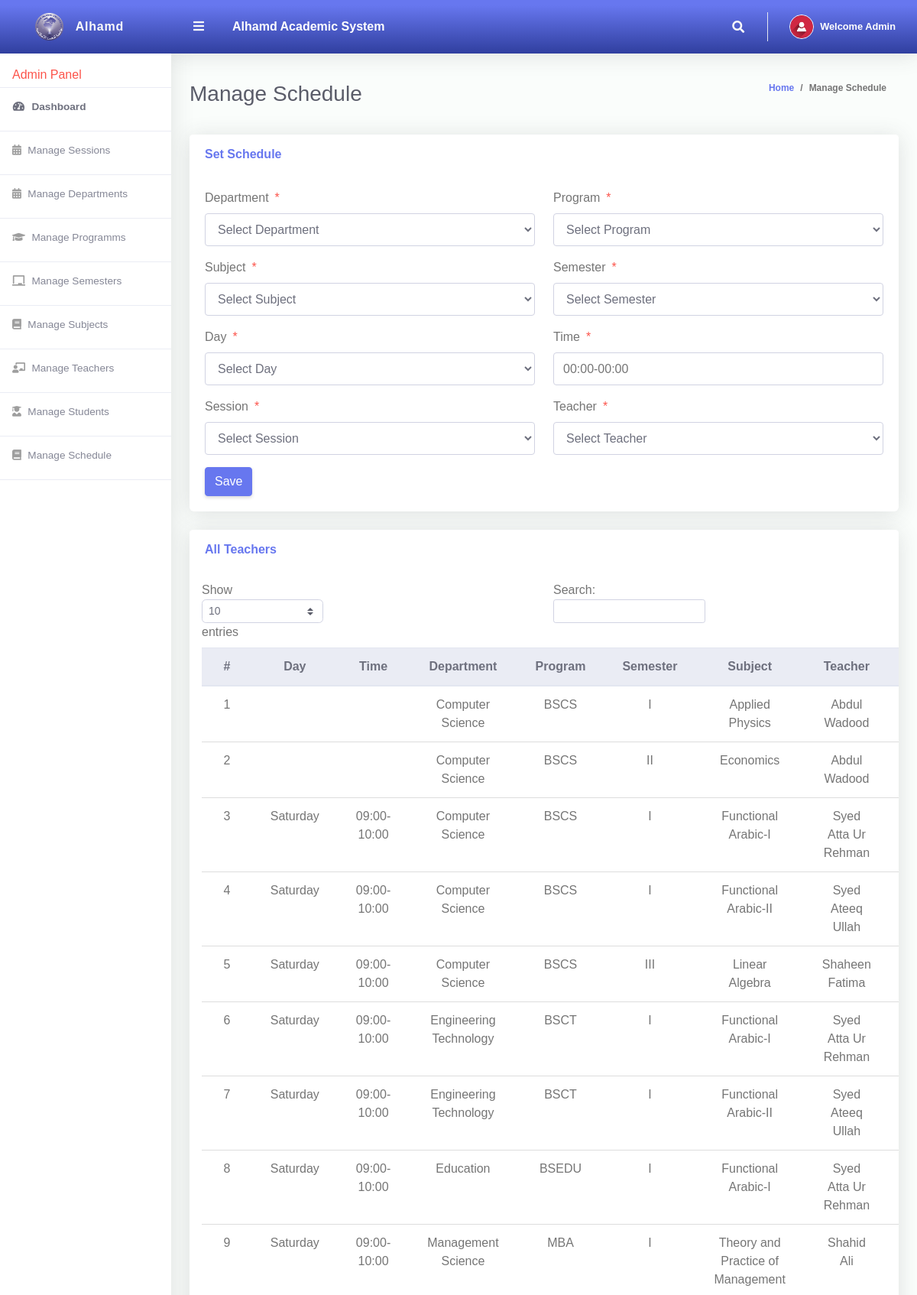
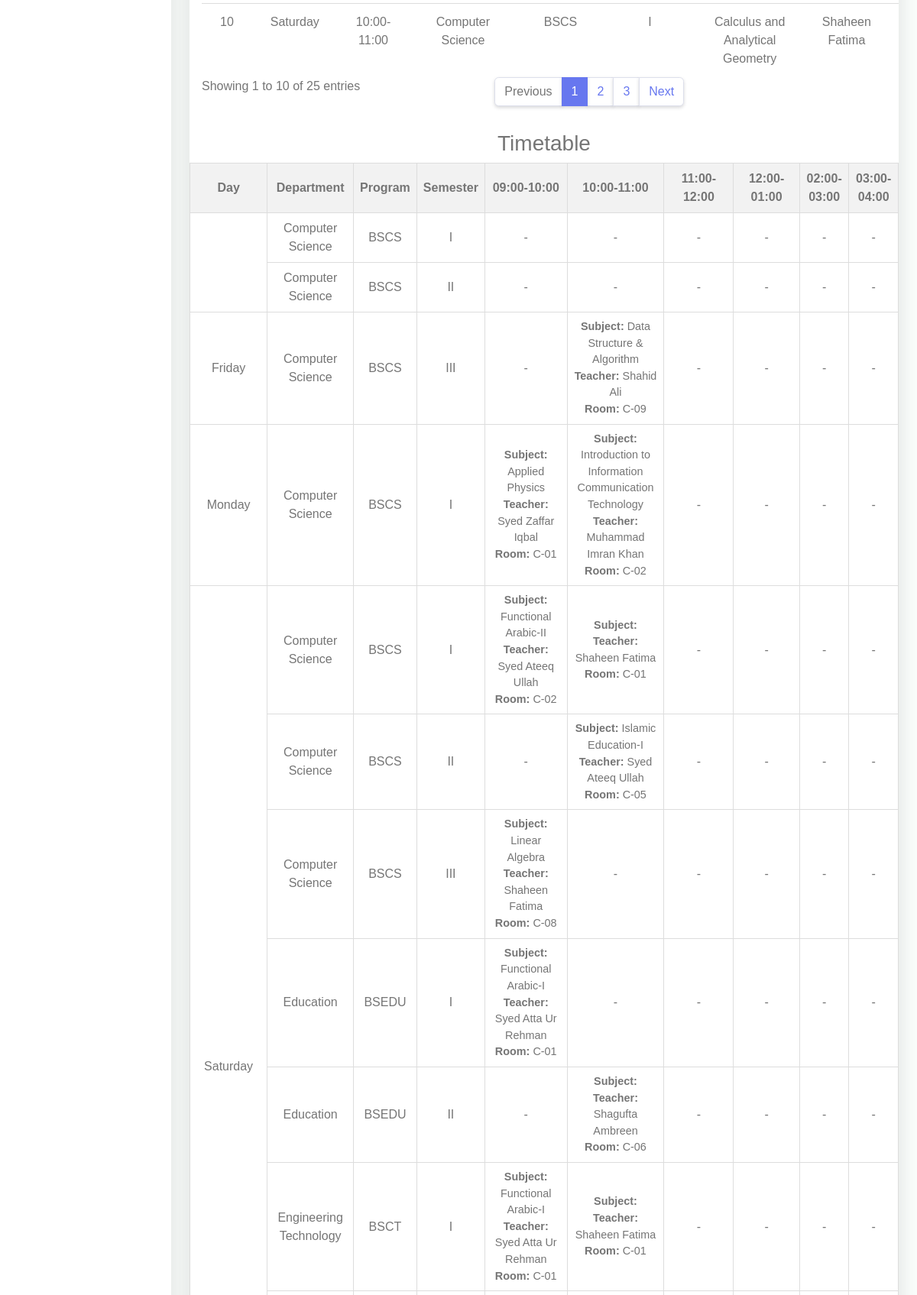
The page /Admin/manageSchedule.php (signed in, upper part) on the database its author committed (2 pictures, top to bottom).
### tables this page shows
CREATE TABLE IF NOT EXISTS Schedule (
    ScheduleID INT PRIMARY KEY AUTO_INCREMENT,
    Day VARCHAR(20) NOT NULL,  
    Time VARCHAR(20) NOT NULL,
    Department varchar(50),
    Program VARCHAR(50),
    Semester VARCHAR(10),
    Subject VARCHAR(100),
    TeacherCode INT  ,
    Session Varchar(50),
    RoomNo VARCHAR(20) NOT NULL,
    FOREIGN KEY (TeacherCode) REFERENCES Teachers(TeacherCode) ON DELETE CASCADE
);

CREATE TABLE IF NOT EXISTS Teachers (
    TeacherID INT PRIMARY KEY AUTO_INCREMENT,
    DeptCode INT,
    DeptName VARCHAR(50),
    TeacherCode INT UNIQUE,
    TeacherName VARCHAR(100),
    Email varchar(50) NOT NULL,
    Password VARCHAR(20)
);

### Admin/manageSchedule.php (the view, shortened to what this page needs)
<?php
include '../Includes/dbcon.php';
?>
<!DOCTYPE html>
<html lang="en">
<head>
    <link href="../vendor/fontawesome-free/css/all.min.css" rel="stylesheet" type="text/css">
    <link href="../vendor/bootstrap/css/bootstrap.min.css" rel="stylesheet" type="text/css">
    <link href="css/ruang-admin.min.css" rel="stylesheet">
</head>
<body id="page-top">
    <div id="wrapper">
        <?php include "Includes/sidebar.php";?>
        <div id="content-wrapper" class="d-flex flex-column">
            <div id="content">
                <?php include "Includes/topbar.php";?>
                <div class="container-fluid" id="container-wrapper">
                    <div class="d-sm-flex align-items-center justify-content-between mb-4">
                        <h1 class="h3 mb-0 text-gray-800">Manage Schedule</h1>
                        <ol class="breadcrumb">
                            <li class="breadcrumb-item"><a href="./">Home</a></li>
                            <li class="breadcrumb-item active" aria-current="page">Manage Schedule</li>
                        </ol>
                    </div>
                    <div class="row">
                        <div class="col-lg-12">
                            <div class="card mb-4">
                                <div
                                    class="card-header py-3 d-flex flex-row align-items-center justify-content-between">
                                    <h6 class="m-0 font-weight-bold text-primary">Set Schedule</h6>
                                </div>
                                <div class="card-body">
                                    <form method="post">
                                        <div class="form-group row mb-3">
                                            <div class="col-xl-6">
                                                <label class="form-control-label">Department<span
                                                        class="text-danger ml-2">*</span></label>
                                                <select class="form-control" name="department" id="departmentSelect"
                                                    required>
                                                    <option value="">Select Department</option>
                                                </select>
                                            </div>
                                            <div class="col-xl-6">
                                                <label class="form-control-label">Program<span
                                                        class="text-danger ml-2">*</span></label>
                                                <select class="form-control" name="Program" id="programSelect" required>
                                                    <option value="">Select Program</option>
                                                </select>
                                            </div>
                                        </div>
                                        <div class="form-group row mb-3">
                                            <div class="col-xl-6">
                                                <label class="form-control-label">Subject<span
                                                        class="text-danger ml-2">*</span></label>
                                                <select class="form-control" name="Subject" id="subjectSelect" required>
                                                    <option value="">Select Subject</option>
                                                </select>
                                            </div>
                                            <div class="col-xl-6">
                                                <label class="form-control-label">Semester<span
                                                        class="text-danger ml-2">*</span></label>
                                                <select class="form-control" name="Semester" required>
                                                    <option value="">Select Semester</option>
                                                </select>
                                            </div>
                                        </div>
                                        <div class="form-group row mb-3">
                                            <div class="col-xl-6">
                                                <label class="form-control-label">Day<span
                                                        class="text-danger ml-2">*</span></label>
                                                <select class="form-control" name="Day" required>
                                                    <option value="">Select Day</option>
                                                </select>
                                            </div>
                                            <div class="col-xl-6">
                                                <label class="form-control-label">Time<span
                                                        class="text-danger ml-2">*</span></label>
                                                <input type="text" class="form-control" name="Time"
                                                    placeholder="00:00-00:00" pattern="\d{2}:\d{2}-\d{2}:\d{2}"
                                                    title="Time must be in the format HH:MM-HH:MM"
                                                    value="<?php echo isset($editRow) ? $editRow['Time'] : ''; ?>"
                                                    required>
                                            </div>
                                        </div>
                                        <div class="form-group row mb-3">
                                            <div class="col-xl-6">
                                                <label class="form-control-label">Session<span
                                                        class="text-danger ml-2">*</span></label>
                                                <select class="form-control" name="Session" required>
                                                    <option value="">Select Session</option>
                                                </select>
                                            </div>
                                            <div class="col-xl-6">
                                                <label class="form-control-label">Teacher<span class="text-danger ml-2">*</span></label>
                                                <select class="form-control" name="Teacher" id="teacherSelect" required>
                                                    <option value="">Select Teacher</option>
                                                </select>
                                            </div>
                                        </div>
                                        <?php if (isset($Id)) { ?>
                                        <button type="submit" name="update" class="btn btn-warning">Update</button>
                                        <?php } else { ?>
                                        <button type="submit" name="save" class="btn btn-primary">Save</button>
                                        <?php } ?>
                                    </form>
                                </div>
                            </div>
                            <div class="row">
                                <div class="col-lg-12">
                                    <div class="card mb-4">
                                        <div
                                            class="card-header py-3 d-flex flex-row align-items-center justify-content-between">
                                            <h6 class="m-0 font-weight-bold text-primary">All Teachers</h6>
                                        </div>
                                        <div class="table-responsive p-3">
                                            <table class="table align-items-center table-flush table-hover"
                                                id="dataTableHover">
                                                <thead class="thead-light">
                                                    <tr>
                                                        <th>#</th>
                                                        <th>Day</th>
                                                        <th>Time</th>
                                                        <th>Department</th>
                                                        <th>Program</th>
                                                        <th>Semester</th>
                                                        <th>Subject</th>
                                                        <th>Teacher</th>
                                                        <th>Session</th>
                                                    </tr>
                                                </thead>
                                                <tbody>
                                                    <?php
                                                    $query = "SELECT * FROM Schedule";
                                                    $rs = $conn->query($query);
                                                    $sn = 0;
                                                    if ($rs->num_rows > 0) {
                                                        while ($rows = $rs->fetch_assoc()) {
                                                            $query = "SELECT TeacherName FROM Teachers WHERE TeacherCode=$rows[TeacherCode]";
                                                            $teachername = $conn->query($query);
                                                            $teachername = $teachername->fetch_assoc();
                                                            $teachername = $teachername['TeacherName'];
                                                            $sn++;
                                                            echo "
                                                                <tr>
                                                                    <td>{$sn}</td>
                                                                    <td>{$rows['Day']}</td>
                                                                    <td>{$rows['Time']}</td>
                                                                    <td>{$rows['Department']}</td>
                                                                    <td>{$rows['Program']}</td>
                                                                    <td>{$rows['Semester']}</td>
                                                                    <td>{$rows['Subject']}</td>
                                                                    <td>{$teachername}</td>
                                                                    <td>{$rows['Session']}</td>
                                                                    <td><a href='?action=edit&Id={$rows['ScheduleID']}'><i class='fas fa-fw fa-edit'></i>Edit</a></td>
                                                                    <td><a href='?action=delete&Id={$rows['ScheduleID']}'><i class='fas fa-fw fa-trash'></i>Delete</a></td>
                                                                </tr>";
                                                        }
                                                    }
                                                    ?>
                                                </tbody>
                                            </table>
                                        </div>
                                        <?php include "Includes/timetable.php";?>
                                    </div>
                                </div>
                            </div>
                        </div>
                    </div>
                </div>
            </div>
        </div>
    </div>
    </div>
</body>
</html>

### Admin/Includes/topbar.php (shortened to what this page needs)
<?php
  $query = "SELECT * FROM tbladmin WHERE Id = ".$_SESSION['userId']."";
  $rs = $conn->query($query);
  $rows = $rs->fetch_assoc();
  $fullName = $rows['firstName']." ".$rows['lastName'];
?>
<nav class="navbar navbar-expand navbar-light bg-gradient-primary topbar mb-4 static-top">
          <button id="sidebarToggleTop" class="btn btn-link rounded-circle mr-3">
            <i class="fa fa-bars"></i>
          </button>
        <div class="text-white big ml-2" style="margin-left:100px;"><b>Alhamd Academic System</b></div>
          <ul class="navbar-nav ml-auto">
            <li class="nav-item dropdown no-arrow">
              <a class="nav-link dropdown-toggle" href="#" id="searchDropdown" role="button" data-toggle="dropdown"
                aria-haspopup="true" aria-expanded="false">
                <i class="fas fa-search fa-fw"></i>
              </a>
            </li>
            <li class="nav-item dropdown no-arrow">
              <a class="nav-link dropdown-toggle" href="#" id="userDropdown" role="button" data-toggle="dropdown"
                aria-haspopup="true" aria-expanded="false">
                <img class="img-profile rounded-circle" src="img/user-icn.png" style="max-width: 60px">
                <span class="ml-2 d-none d-lg-inline text-white small"><b>Welcome <?php echo $fullName;?></b></span>
              </a>
            </li>
          </ul>
        </nav>

### Admin/manageSchedule.php (style rules this page uses)
body { font-family: Arial, sans-serif; }
table { width: 100%; border-collapse: collapse; margin-bottom: 20px; }
th, td { border: 1px solid #ddd; padding: 8px; text-align: center; }
th { background-color: #f2f2f2; }

### rows shown on the page
schedule: Department "Computer Science", Program "BSCS", Semester "I", Subject "Applied Physics", teachers.TeacherName "Abdul Wadood"
schedule: Department "Computer Science", Program "BSCS", Semester "II", Subject "Economics", teachers.TeacherName "Abdul Wadood"
schedule: Day "Saturday", Time "09:00-10:00", Department "Computer Science", Program "BSCS", Semester "I", Subject "Functional Arabic-I", teachers.TeacherName "Syed Atta Ur Rehman"
schedule: Day "Saturday", Time "09:00-10:00", Department "Computer Science", Program "BSCS", Semester "I", Subject "Functional Arabic-II", teachers.TeacherName "Syed Ateeq Ullah"
schedule: Day "Saturday", Time "09:00-10:00", Department "Computer Science", Program "BSCS", Semester "III", Subject "Linear Algebra", teachers.TeacherName "Shaheen Fatima"
schedule: Day "Saturday", Time "09:00-10:00", Department "Engineering Technology", Program "BSCT", Semester "I", Subject "Functional Arabic-I", teachers.TeacherName "Syed Atta Ur Rehman"
schedule: Day "Saturday", Time "09:00-10:00", Department "Engineering Technology", Program "BSCT", Semester "I", Subject "Functional Arabic-II", teachers.TeacherName "Syed Ateeq Ullah"
schedule: Day "Saturday", Time "09:00-10:00", Department "Education", Program "BSEDU", Semester "I", Subject "Functional Arabic-I", teachers.TeacherName "Syed Atta Ur Rehman"
schedule: Day "Saturday", Time "09:00-10:00", Department "Management Science", Program "MBA", Semester "I", Subject "Theory and Practice of Management", teachers.TeacherName "Shahid Ali"
schedule: Day "Saturday", Time "10:00-11:00", Department "Computer Science", Program "BSCS", Semester "I", Subject "Calculus and Analytical Geometry", teachers.TeacherName "Shaheen Fatima"

### other values the page prints
$fullName "Admin"
$department "Computer Science"
$program "BSCS"
$semester "I"
$semester "II"
$day "Friday"
$semester "III"
$details['subject'] "Data Structure & Algorithm"
$details['teacher'] "Shahid Ali"
$details['room'] "C-09"
$day "Monday"
$details['subject'] "Applied Physics"
$details['teacher'] "Syed Zaffar Iqbal"
$details['room'] "C-01"
$details['subject'] "Introduction to Information Communication Technology"
